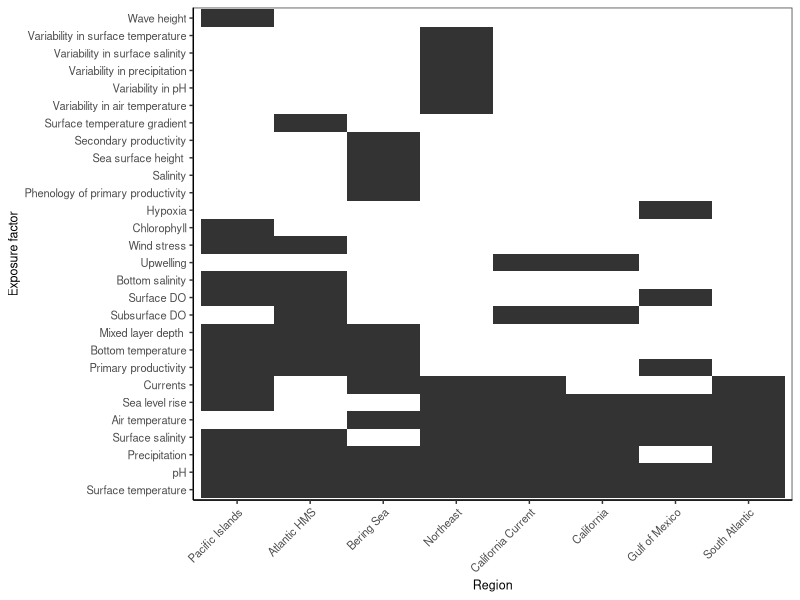

Write R code to recreate this figure. (Note: this script raises an error after producing the figure.)

# Clear workspace
rm(list = ls())

# Setup
################################################################################

# Packages
library(tidyverse)
library(lubridate)

# Directories
datadir <- "data"
plotdir <- "figures"

# Read data
data_orig <- readxl::read_excel("data/cva/processed/cva_exposure_attributes.xlsx")


# Build data
################################################################################

# Check 
data_orig %>% 
  count(region, attribute) %>% 
  filter(n!=1)

data_orig %>% 
  count(region)

# Number of regions with each attribute
stats <- data_orig %>% 
  count(attribute) %>% 
  arrange(desc(n))

# Number of attributes per region
nstats <- data_orig %>% 
  count(region) %>% 
  arrange(desc(n))

# Plot data
################################################################################

# Setup theme
my_theme <-  theme(axis.text=element_text(size=8),
                   axis.title=element_text(size=9),
                   legend.text=element_text(size=8),
                   legend.title=element_text(size=9),
                   strip.text=element_text(size=8),
                   plot.title=element_text(size=9),
                   # Gridlines
                   panel.grid.major = element_blank(), 
                   panel.grid.minor = element_blank(),
                   panel.background = element_blank(), 
                   axis.line = element_line(colour = "black"),
                   # Legend
                   legend.key = element_rect(fill = NA, color=NA),
                   legend.background = element_rect(fill=alpha('blue', 0)))

# Plot data
g <- ggplot(data_orig, aes(y=attribute %>% factor(., levels=stats$attribute), 
                           x=region %>% factor(., levels=nstats$region))) +
  geom_tile() +
  # Labels
  labs(y="Exposure factor", x="Region") +
  # Theme
  theme_bw() + my_theme +
  theme(axis.text.x = element_text(angle = 45, vjust = 1, hjust=1))
g

# Export
ggsave(g, filename=file.path(plotdir, "FigSX_exposure_factors.png"),
       width=5.5, height=5.5, units="in", dpi=600)
